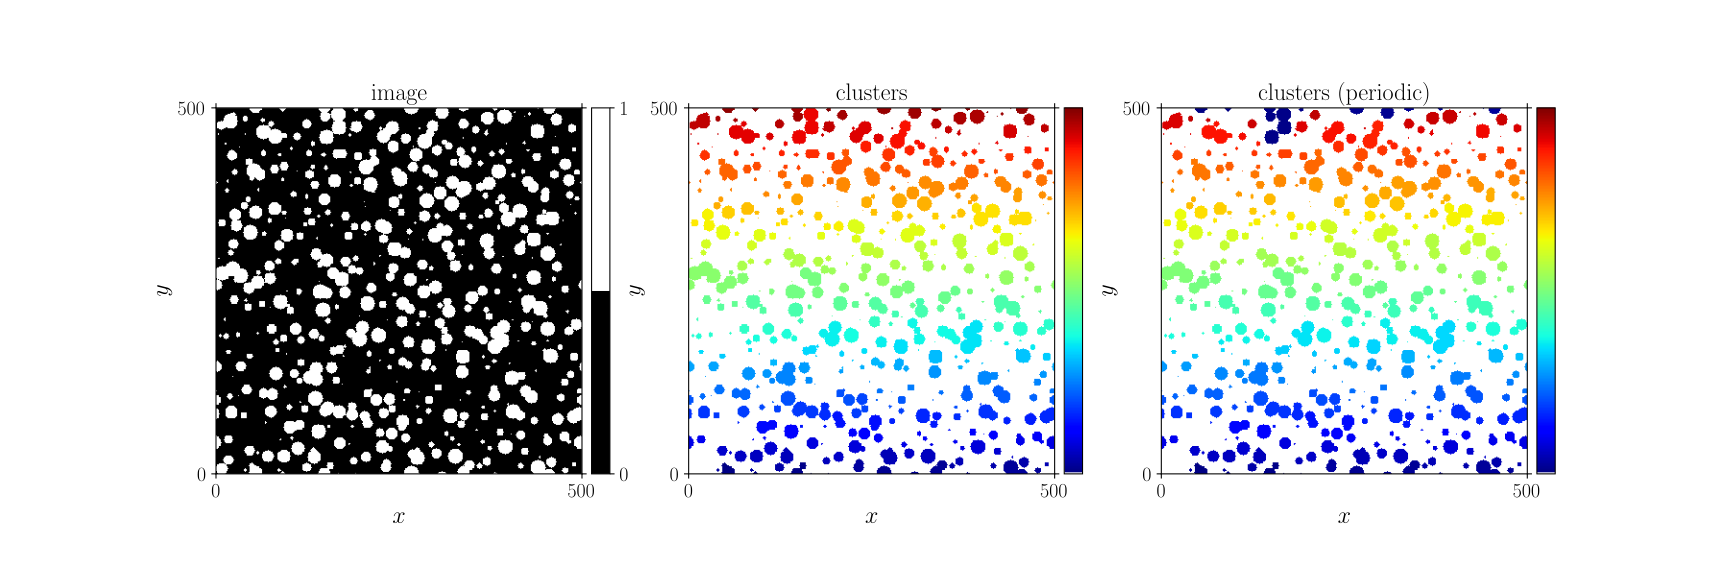

Write the Python code that produced this figure.
# <snippet>
import numpy as np
import GooseEYE

# generate image
I = GooseEYE.dummy_circles((500, 500), periodic=True)

# clusters
clusters = GooseEYE.clusters(I, periodic=False)

# clusters, if the image is periodic
clusters_periodic = GooseEYE.clusters(I, periodic=True)
# </snippet>

# skip plot with "--no-plot" command line argument
# ------------------------------------------------

import sys

if len(sys.argv == 2):
  if sys.argv[1] == "--no-plot":
    sys.exit(0)

# plot
# ----

import matplotlib.pyplot as plt
import matplotlib        as mpl
import matplotlib.cm     as cm
from mpl_toolkits.axes_grid1 import make_axes_locatable

# color-scheme: modify such that the background is white
# N.B. for a transparent background -> 4th column == 1.
cmap = cm.jet(range(256))
cmap[0, :3] = 1.
cmap = mpl.colors.ListedColormap(cmap)

try:
  plt.style.use(['goose','goose-latex'])
except:
  pass

fig, axes = plt.subplots(figsize=(18, 6), nrows=1, ncols=3)

ax = axes[0]
im = ax.imshow(I, clim=(0,1), cmap=mpl.colors.ListedColormap(cm.gray([0,255])))
ax.xaxis.set_ticks([0, 500])
ax.yaxis.set_ticks([0, 500])
ax.set_xlim([0, 500])
ax.set_ylim([0, 500])
ax.set_xlabel(r'$x$')
ax.set_ylabel(r'$y$')
ax.set_title (r'image')
div  = make_axes_locatable(ax)
cax  = div.append_axes("right", size="5%", pad=0.1)
cbar = plt.colorbar(im, cax=cax)
cbar.set_ticks([0,1])

ax = axes[1]
im = ax.imshow(clusters, clim=(0, np.max(clusters)+1), cmap=cmap)
ax.xaxis.set_ticks([0, 500])
ax.yaxis.set_ticks([0, 500])
ax.set_xlim([0, 500])
ax.set_ylim([0, 500])
ax.set_xlabel(r'$x$')
ax.set_ylabel(r'$y$')
ax.set_title (r'clusters')
div  = make_axes_locatable(ax)
cax  = div.append_axes("right", size="5%", pad=0.1)
cbar = plt.colorbar(im, cax=cax)
cbar.set_ticks([])

ax = axes[2]
im = ax.imshow(clusters_periodic, clim=(0, np.max(clusters)+1), cmap=cmap)
ax.xaxis.set_ticks([0, 500])
ax.yaxis.set_ticks([0, 500])
ax.set_xlim([0, 500])
ax.set_ylim([0, 500])
ax.set_xlabel(r'$x$')
ax.set_ylabel(r'$y$')
ax.set_title (r'clusters (periodic)')
div  = make_axes_locatable(ax)
cax  = div.append_axes("right", size="5%", pad=0.1)
cbar = plt.colorbar(im, cax=cax)
cbar.set_ticks([])

plt.savefig('clusters.svg')
